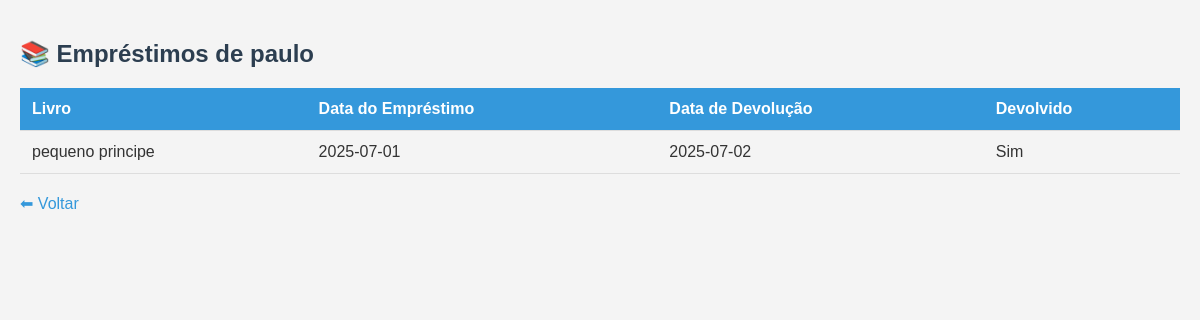
Before: /pessoas/19/emprestimos with the older database file.
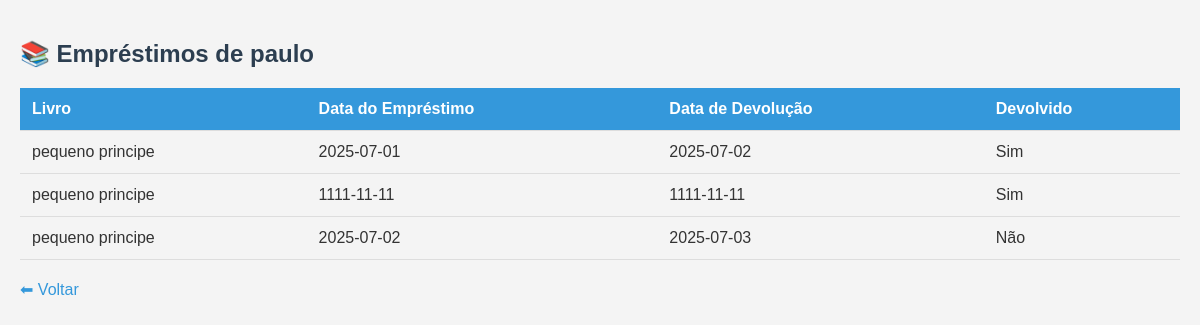
After: the same page with the newer database file.
### tables this page shows
CREATE TABLE emprestimos (
            id INTEGER PRIMARY KEY AUTOINCREMENT,
            livro_id INTEGER,
            pessoa_id INTEGER,
            data_emprestimo TEXT,
            data_devolucao TEXT,
            devolvido INTEGER DEFAULT 0,
            FOREIGN KEY (livro_id) REFERENCES livros(id),
            FOREIGN KEY (pessoa_id) REFERENCES pessoas(id)
        );

CREATE TABLE livros (
            id INTEGER PRIMARY KEY AUTOINCREMENT,
            titulo TEXT NOT NULL,
            autor TEXT,
            categoria TEXT,
            disponivel INTEGER DEFAULT 1
        , quantidade INTEGER DEFAULT 1);

### app.py (the view)
@app.route('/pessoas/<int:pessoa_id>/emprestimos')
@no_cache
def emprestimos_por_pessoa(pessoa_id):
    conn = get_db_connection()
    cursor = conn.cursor()
    pessoa = cursor.execute('SELECT * FROM pessoas WHERE id = ?', (pessoa_id,)).fetchone()
    if not pessoa:
        return 'Pessoa não encontrada', 404
    emprestimos = cursor.execute('''
        SELECT e.*, l.titulo FROM emprestimos e
        JOIN livros l ON e.livro_id = l.id
        WHERE e.pessoa_id = ?
    ''', (pessoa_id,)).fetchall()
    conn.close()
    return render_template('emprestimos_por_pessoa.html', pessoa=pessoa, emprestimos=emprestimos)

### app.py (called while the page is built)
def get_db_connection():
    conn = sqlite3.connect('database.db')
    conn.row_factory = sqlite3.Row
    return conn

def no_cache(view):
    @wraps(view)
    def no_cache_view(*args, **kwargs):
        response = make_response(view(*args, **kwargs))
        response.headers['Cache-Control'] = 'no-store, no-cache, must-revalidate, max-age=0'
        response.headers['Pragma'] = 'no-cache'
        response.headers['Expires'] = '0'
        return response
    return no_cache_view

### templates/emprestimos_por_pessoa.html (shortened to what this page needs)
<!DOCTYPE html>
<html lang="pt-br">
<head>
</head>
<body>
  <h2>📚 Empréstimos de {{ pessoa['nome'] }}</h2>
  <table>
    <thead>
      <tr>
        <th>Livro</th>
        <th>Data do Empréstimo</th>
        <th>Data de Devolução</th>
        <th>Devolvido</th>
      </tr>
    </thead>
    <tbody>
      {% for e in emprestimos %}
      <tr>
        <td>{{ e['titulo'] }}</td>
        <td>{{ e['data_emprestimo'] }}</td>
        <td>{{ e['data_devolucao'] }}</td>
        <td>{{ 'Sim' if e['devolvido'] else 'Não' }}</td>
      </tr>
      {% endfor %}
    </tbody>
  </table>
  <a href="{{ url_for('pessoas') }}">⬅ Voltar</a>
</body>
</html>

Changed rows visible on the page:
added emprestimos: titulo "pequeno principe", data_emprestimo "1111-11-11", data_devolucao "1111-11-11", devolvido "Sim"
added emprestimos: titulo "pequeno principe", data_emprestimo "2025-07-02", data_devolucao "2025-07-03", devolvido "Não"
